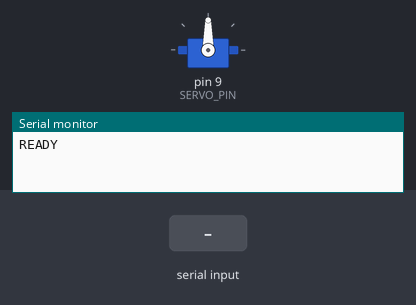
Simulated run of this sketch. Board: Arduino Uno, built with avr-gcc and run on an emulated ATmega328P. Parts: servo, the last lines printed to the serial monitor. The test bench sets the inputs (shaded band).

Above: at 1.2 s.
1.3 s: "START\n" received over Serial
At 2.05 s:
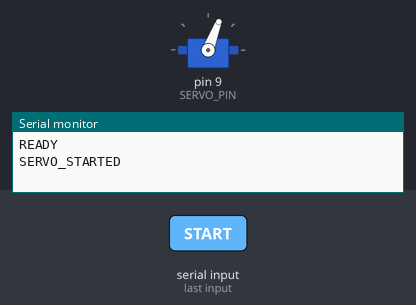
At 2.65 s:
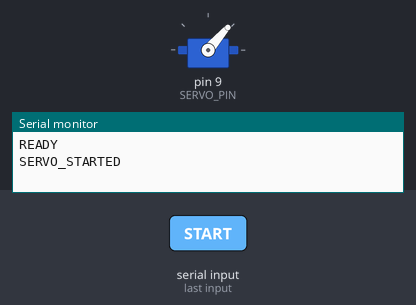
4.3 s: "STOP\n" received over Serial
5.8 s: "START\n" received over Serial
At 6.55 s:
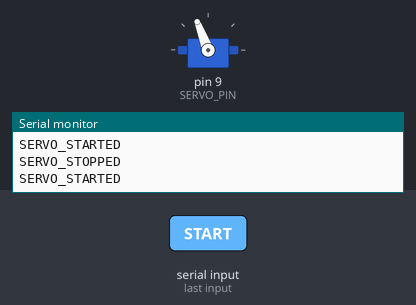
Timing chart, 0 to 17.8 s (numbered marks = the images above; inputs shaded):
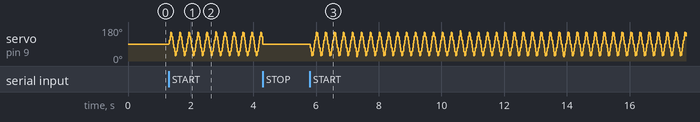

The sketch:

sketch.ino
```cpp
#include <Servo.h>

Servo fanServo;

const int SERVO_PIN = 9;

// Avoid forcing the servo against its physical limits.
const int MIN_ANGLE = 20;
const int MAX_ANGLE = 160;
const int STOP_ANGLE = 90;

// Lower value = faster movement.
const unsigned long STEP_INTERVAL_MS = 1;

bool running = false;
int currentAngle = STOP_ANGLE;
int direction = 1;
unsigned long lastStepTime = 0;

void setup() {
  Serial.begin(115200);
  Serial.setTimeout(50);

  fanServo.attach(SERVO_PIN);
  fanServo.write(STOP_ANGLE);

  Serial.println("READY");
}

void loop() {
  // Check for START or STOP commands.
  if (Serial.available()) {
    String command = Serial.readStringUntil('\n');
    command.trim();
    command.toUpperCase();

    if (command == "START") {
      running = true;
      Serial.println("SERVO_STARTED");
    }

    else if (command == "STOP") {
      running = false;
      currentAngle = STOP_ANGLE;
      fanServo.write(STOP_ANGLE);
      Serial.println("SERVO_STOPPED");
    }
  }

  // Continuously sweep without blocking serial commands.
  if (running && millis() - lastStepTime >= STEP_INTERVAL_MS) {
    lastStepTime = millis();

    currentAngle += direction;

    if (currentAngle >= MAX_ANGLE) {
      currentAngle = MAX_ANGLE;
      direction = -1;
    }

    else if (currentAngle <= MIN_ANGLE) {
      currentAngle = MIN_ANGLE;
      direction = 1;
    }

    fanServo.write(currentAngle);
  }
}
```
